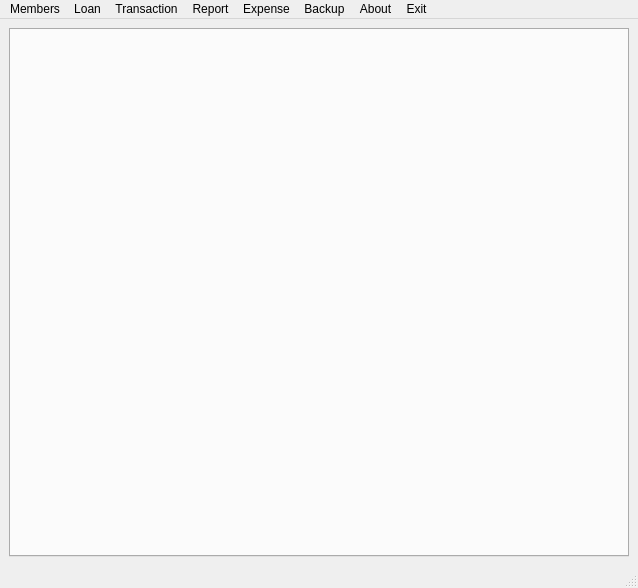
<?xml version="1.0" encoding="UTF-8"?>
<ui version="4.0">
 <class>MainWindow</class>
 <widget class="QMainWindow" name="MainWindow">
  <property name="geometry">
   <rect>
    <x>0</x>
    <y>0</y>
    <width>638</width>
    <height>588</height>
   </rect>
  </property>
  <property name="acceptDrops">
   <bool>false</bool>
  </property>
  <property name="windowTitle">
   <string>ToDoName</string>
  </property>
  <property name="layoutDirection">
   <enum>Qt::LeftToRight</enum>
  </property>
  <widget class="QWidget" name="centralwidget">
   <layout class="QGridLayout" name="gridLayout">
    <item row="0" column="0">
     <widget class="QTabWidget" name="tabWidget">
      <property name="tabPosition">
       <enum>QTabWidget::North</enum>
      </property>
      <property name="tabShape">
       <enum>QTabWidget::Rounded</enum>
      </property>
      <property name="currentIndex">
       <number>-1</number>
      </property>
      <property name="tabsClosable">
       <bool>true</bool>
      </property>
      <property name="movable">
       <bool>true</bool>
      </property>
     </widget>
    </item>
   </layout>
  </widget>
  <widget class="QMenuBar" name="menubar">
   <property name="geometry">
    <rect>
     <x>0</x>
     <y>0</y>
     <width>638</width>
     <height>19</height>
    </rect>
   </property>
   <widget class="QMenu" name="menuMembers">
    <property name="title">
     <string>Members</string>
    </property>
    <addaction name="actionAdd_New"/>
    <addaction name="actionFind"/>
   </widget>
   <widget class="QMenu" name="menuLoan">
    <property name="title">
     <string>Loan</string>
    </property>
    <addaction name="actionNew_Loan"/>
    <addaction name="actionView_Loans"/>
   </widget>
   <widget class="QMenu" name="menuTransaction">
    <property name="title">
     <string>Transaction</string>
    </property>
    <addaction name="actionDeposit"/>
    <addaction name="actionWithdraw"/>
    <addaction name="actionTransfer"/>
   </widget>
   <widget class="QMenu" name="menuReport">
    <property name="title">
     <string>Report</string>
    </property>
    <widget class="QMenu" name="menuAccounts">
     <property name="title">
      <string>Accounts</string>
     </property>
     <addaction name="actionRecurring_Deposit"/>
     <addaction name="actionFixed_Deposit"/>
     <addaction name="actionSavings"/>
    </widget>
    <widget class="QMenu" name="menuLoan_2">
     <property name="title">
      <string>Loan</string>
     </property>
     <addaction name="actionAdvance"/>
     <addaction name="actionOutstanding"/>
    </widget>
    <addaction name="menuAccounts"/>
    <addaction name="menuLoan_2"/>
    <addaction name="actionBalance_Sheet"/>
    <addaction name="actionProfit_and_Loss"/>
    <addaction name="actionReceipt_and_Disbursment"/>
    <addaction name="actionShareholders"/>
    <addaction name="actionTerm_Deposit_Account"/>
    <addaction name="actionMisc"/>
    <addaction name="separator"/>
   </widget>
   <widget class="QMenu" name="menuBackup">
    <property name="title">
     <string>Backup</string>
    </property>
    <addaction name="actionRestore"/>
    <addaction name="actionSync"/>
   </widget>
   <widget class="QMenu" name="menuExpense">
    <property name="title">
     <string>Expense</string>
    </property>
    <addaction name="actionNew_Expense"/>
    <addaction name="actionView_Expense"/>
   </widget>
   <widget class="QMenu" name="menuAbout">
    <property name="title">
     <string>About</string>
    </property>
    <addaction name="actionHelp"/>
    <addaction name="actionSupport"/>
   </widget>
   <widget class="QMenu" name="menuExit">
    <property name="title">
     <string>Exit</string>
    </property>
   </widget>
   <addaction name="menuMembers"/>
   <addaction name="menuLoan"/>
   <addaction name="menuTransaction"/>
   <addaction name="menuReport"/>
   <addaction name="menuExpense"/>
   <addaction name="menuBackup"/>
   <addaction name="menuAbout"/>
   <addaction name="menuExit"/>
  </widget>
  <widget class="QStatusBar" name="statusbar"/>
  <action name="actionAdd_New">
   <property name="text">
    <string>Add New</string>
   </property>
  </action>
  <action name="actionFind">
   <property name="text">
    <string>Find Member</string>
   </property>
  </action>
  <action name="actionNew_Loan">
   <property name="text">
    <string>New Loan</string>
   </property>
  </action>
  <action name="actionView_Loans">
   <property name="text">
    <string>View Loan</string>
   </property>
  </action>
  <action name="actionVoucher">
   <property name="text">
    <string>Deposit</string>
   </property>
  </action>
  <action name="actionPay_Slip">
   <property name="text">
    <string>Withdraw</string>
   </property>
  </action>
  <action name="actionBalance_Sheet">
   <property name="text">
    <string>Balance Sheet</string>
   </property>
  </action>
  <action name="actionProfit_and_Loss">
   <property name="text">
    <string>Profit and Loss</string>
   </property>
  </action>
  <action name="actionReceipt_and_Disbursment">
   <property name="text">
    <string>Receipt and Disbursment</string>
   </property>
  </action>
  <action name="actionShareholders">
   <property name="text">
    <string>Shareholders</string>
   </property>
  </action>
  <action name="actionTerm_Deposit_Account">
   <property name="text">
    <string>Term Deposit Accounts</string>
   </property>
  </action>
  <action name="actionStationary">
   <property name="text">
    <string>Stationary</string>
   </property>
  </action>
  <action name="actionFurniture">
   <property name="text">
    <string>Furniture</string>
   </property>
  </action>
  <action name="actionRegister">
   <property name="text">
    <string>Register</string>
   </property>
  </action>
  <action name="actionRecurring_Deposit">
   <property name="text">
    <string>Recurring Deposit</string>
   </property>
  </action>
  <action name="actionFixed_Deposit">
   <property name="text">
    <string>Fixed Deposit</string>
   </property>
  </action>
  <action name="actionSavings">
   <property name="text">
    <string>Savings </string>
   </property>
  </action>
  <action name="actionStationary_2">
   <property name="text">
    <string>Stationary</string>
   </property>
  </action>
  <action name="actionAdvance">
   <property name="text">
    <string>Advanced</string>
   </property>
  </action>
  <action name="actionOutstanding">
   <property name="text">
    <string>Outstanding</string>
   </property>
  </action>
  <action name="actionBank">
   <property name="text">
    <string>Bank</string>
   </property>
  </action>
  <action name="actionNew_Expense">
   <property name="text">
    <string>New Expense</string>
   </property>
  </action>
  <action name="actionView_Expense">
   <property name="text">
    <string>View Expense</string>
   </property>
  </action>
  <action name="actionSync">
   <property name="text">
    <string>Sync</string>
   </property>
  </action>
  <action name="actionRestore">
   <property name="text">
    <string>Restore</string>
   </property>
  </action>
  <action name="actionHelp">
   <property name="text">
    <string>Help</string>
   </property>
  </action>
  <action name="actionAbout">
   <property name="text">
    <string>About</string>
   </property>
  </action>
  <action name="actionSupport">
   <property name="text">
    <string>Support</string>
   </property>
  </action>
  <action name="actionMisc">
   <property name="text">
    <string>Misc</string>
   </property>
  </action>
  <action name="actionDeposit">
   <property name="text">
    <string>Deposit</string>
   </property>
  </action>
  <action name="actionWithdraw">
   <property name="text">
    <string>Withdraw</string>
   </property>
  </action>
  <action name="actionTransfer">
   <property name="text">
    <string>Transfer</string>
   </property>
  </action>
 </widget>
 <resources/>
 <connections/>
</ui>
